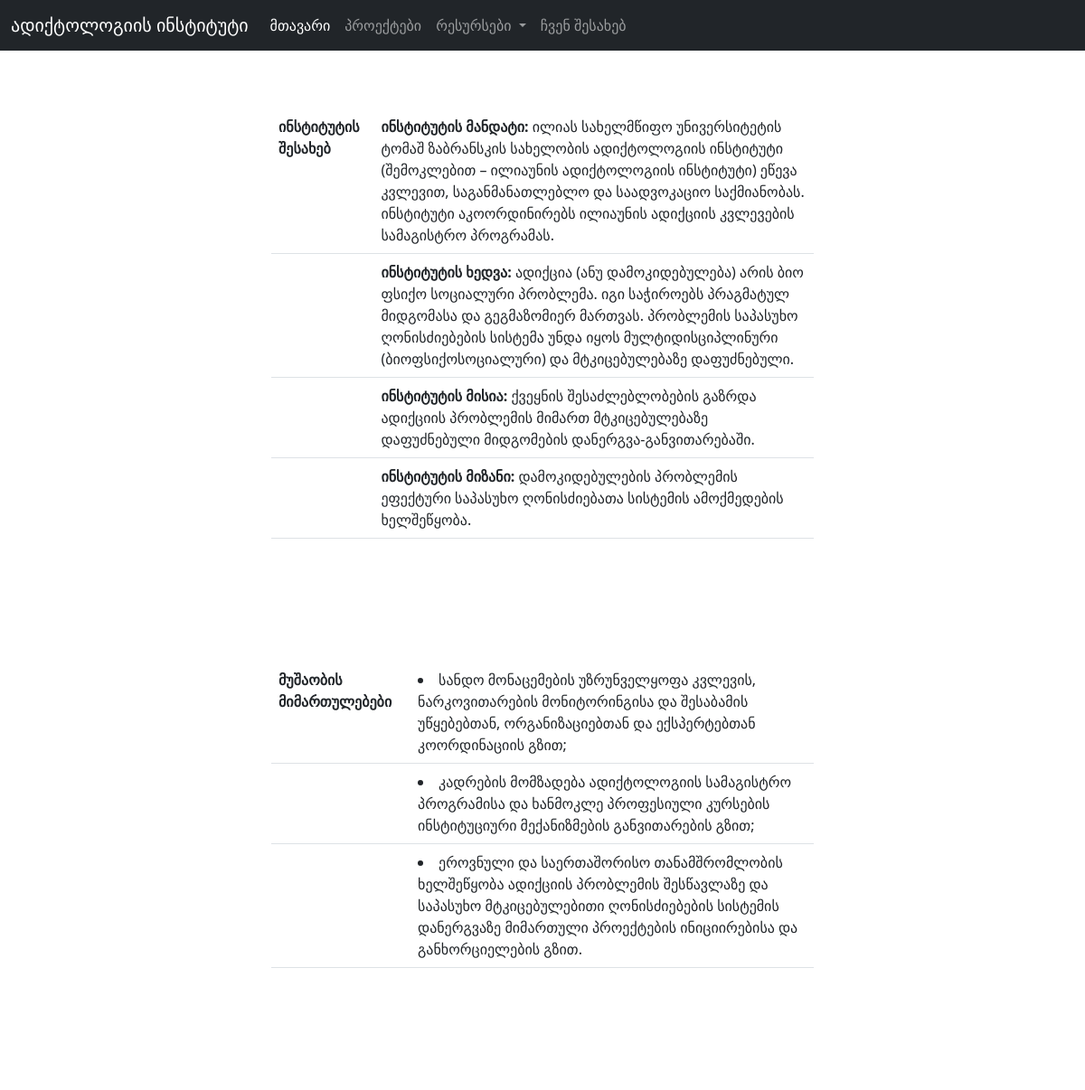
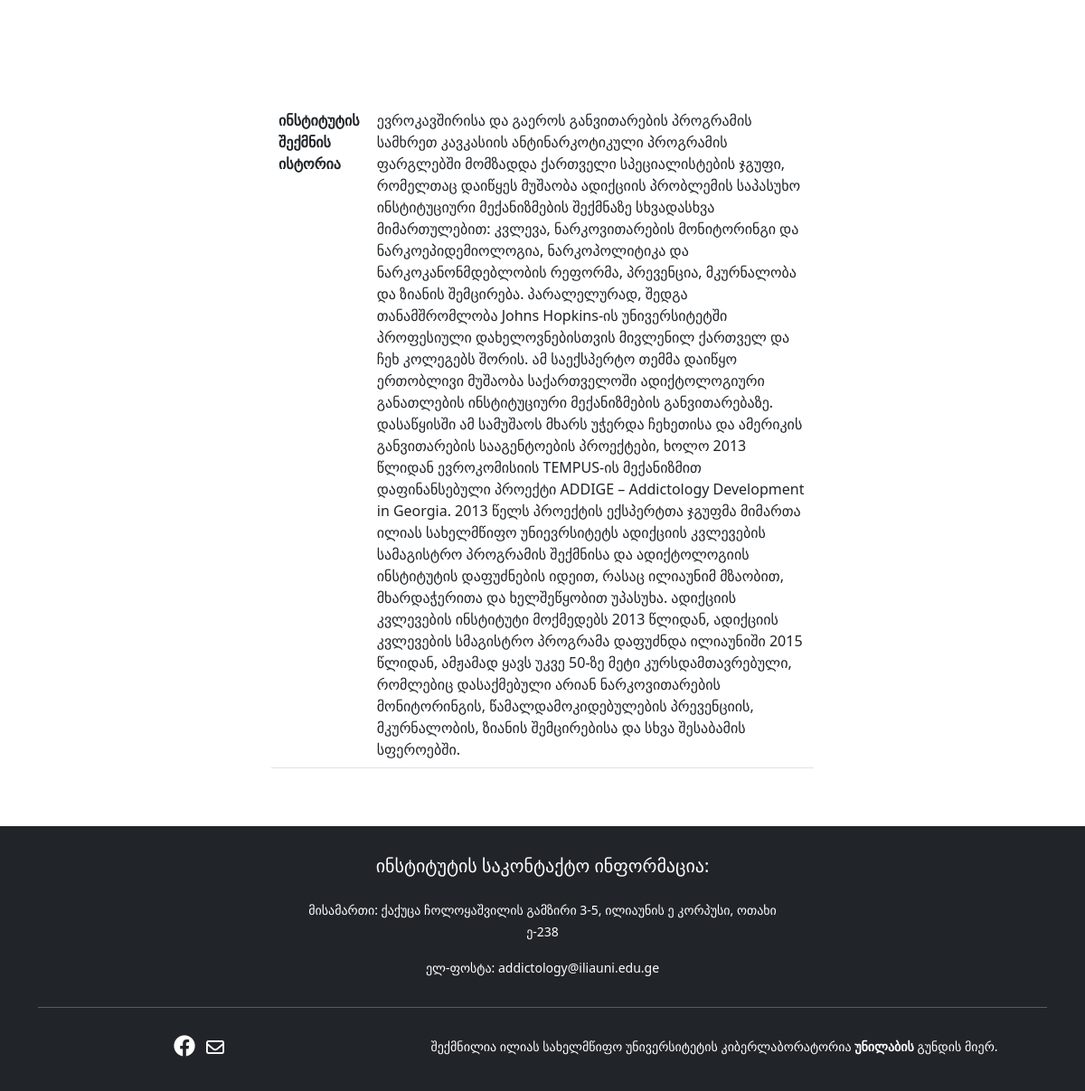
The page / on the database its author committed (2 pictures, top to bottom).
### addiction/models/home.py (models this page shows, shortened)
class Home(BaseModel):
    __tablename__ = 'home'
    id=db.Column(db.Integer, primary_key=True)
    about=db.Column(db.String)
    directions=db.Column(db.String)
    history=db.Column(db.String)

### addiction/views/main/routes.py (the view)
@main_blueprint.route("/")
def index():
    home=Home.query.all()
    abt=[]
    dr=[]
    for i in home:
        abt.append(i.about)
        dr.append(i.directions)
    return render_template("main/index.html", name_dict=name_dict, home=home, abt=abt, dr=dr)

### addiction/templates/main/index.html (shortened to what this page needs)
{%extends "layouts/base.html"%}
{%block content%}
<div class="d-flex justify-content-center mt-5 mb-5">
<div class="col-md-7 col-lg-6 mt-3">
<table class="table borderless">
    <tbody>
      <tr>
        <th>ინსტიტუტის შესახებ</th>
        <td><strong>ინსტიტუტის მანდატი: </strong>{{abt[0]}}</td>
        </tr>
        <tr>
        <td></td>
        <td><strong>ინსტიტუტის ხედვა:  </strong>{{abt[1]}}</td>
        </tr>
        <tr>
        <td></td>
        <td><strong>ინსტიტუტის მისია:  </strong>{{abt[2]}}</td>
        </tr>
        <tr>
        <td></td>
        <td><strong>ინსტიტუტის მიზანი:  </strong>{{abt[3]}}</td>
        </tr>
    </tbody>
  </table>
  <br>
  <br>
  <br>
  <br>
  <br>
  <table class="table borderless">
    <tbody>
      <tr>
        <th>მუშაობის მიმართულებები</th>
        <td><li>{{dr[0]}}</li></td>
        </tr>
        <tr>
        <td></td>
        <td><li>{{dr[1]}}</li></td>
        </tr>
        <tr>
        <td></td>
        <td><li>{{dr[2]}}</li></td>
        </tr>
    </tbody>
  </table>
  </div>
  </div>
  <br>
  <br>
  <br>
  <br>
  <br>
  <div class="d-flex justify-content-center mt-5 mb-5">
  <div class="col-md-7 col-lg-6 mt-3">
  <table class="table borderless">
    <tbody>
      <tr>
        <th>ინსტიტუტის შექმნის ისტორია</th>
        <td>{{home[0].history}}</td>
      </tr>
    </tbody>
  </table>
  </div>
  </div>
{%endblock%}

### rows shown on the page
Home: about "ილიას სახელმწიფო უნივერსიტეტის ტომაშ ზაბრანსკის სახელობის ადიქტოლოგიის ინსტიტუტი (შემოკლებით – ილიაუნის ადიქტოლოგიის ინსტიტუტი) ეწევა კვლევით, საგანმანათლებლო და საადვოკაციო საქმიანობას. ინსტიტუტი აკოორდინირებს ილიაუნის ადიქციის კვლევების სამაგისტრო პროგრამას.", directions "სანდო მონაცემების უზრუნველყოფა კვლევის, ნარკოვითარების მონიტორინგისა და შესაბამის უწყებებთან, ორგანიზაციებთან და ექსპერტებთან კოორდინაციის გზით;", history "ევროკავშირისა და გაეროს განვითარების პროგრამის სამხრეთ კავკასიის ანტინარკოტიკული პროგრამის ფარგლებში მომზადდა ქართველი სპეციალისტების ჯგუფი, რომელთაც დაიწყეს მუშაობა ადიქციის პრობლემის საპასუხო ინსტიტუციური მექანიზმების შექმნაზე სხვადასხვა მიმართულებით: კვლევა, ნარკოვითარების მონიტორინგი და ნარკოეპიდემიოლოგია, ნარკოპოლიტიკა და ნარკოკანონმდებლობის რეფორმა, პრევენცია, მკურნალობა და ზიანის შემცირება. პარალელურად, შედგა თანამშრომლობა Johns Hopkins-ის უნივერსიტეტში პროფესიული დახელოვნებისთვის მივლენილ ქართველ და ჩეხ კოლეგებს შორის. ამ საექსპერტო თემმა დაიწყო ერთობლივი მუშაობა საქართველოში ადიქტოლოგიური განათლების ინსტიტუციური მექანიზმების განვითარებაზე. დასაწყისში ამ სამუშაოს მხარს უჭერდა…"
Home: about "ადიქცია (ანუ დამოკიდებულება) არის ბიო ფსიქო სოციალური პრობლემა. იგი საჭიროებს პრაგმატულ მიდგომასა და გეგმაზომიერ მართვას. პრობლემის საპასუხო ღონისძიებების სისტემა უნდა იყოს მულტიდისციპლინური (ბიოფსიქოსოციალური) და მტკიცებულებაზე დაფუძნებული.", directions "კადრების მომზადება ადიქტოლოგიის სამაგისტრო პროგრამისა და ხანმოკლე პროფესიული კურსების ინსტიტუციური მექანიზმების განვითარების გზით;"
Home: about "ქვეყნის შესაძლებლობების გაზრდა ადიქციის პრობლემის მიმართ მტკიცებულებაზე დაფუძნებული მიდგომების დანერგვა-განვითარებაში.", directions "ეროვნული და საერთაშორისო თანამშრომლობის ხელშეწყობა ადიქციის პრობლემის შესწავლაზე და საპასუხო მტკიცებულებითი ღონისძიებების სისტემის დანერგვაზე მიმართული პროექტების ინიციირებისა და განხორციელების გზით."
Home: about "დამოკიდებულების პრობლემის ეფექტური საპასუხო ღონისძიებათა სისტემის ამოქმედების ხელშეწყობა."
